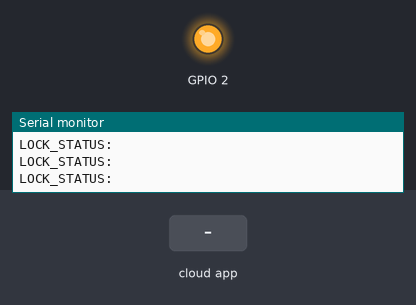
Recording of a program running on a simulated ESP8266 (NodeMCU). Shown: output pins drawn as LEDs (lit = HIGH), the last lines printed to the serial monitor. The test bench sets the inputs (shaded band). WiFi joins after 1.5 s; servers stay silent unless stated; the Firebase database answers and starts empty.

Above: at 3.7 s.
3.8 s: the phone or cloud app sets lock to 1
At 4.6 s:
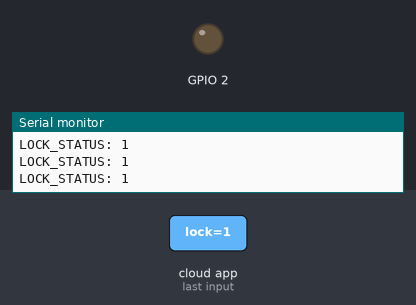
5.3 s: the phone or cloud app sets lock to 0
At 5.8 s:
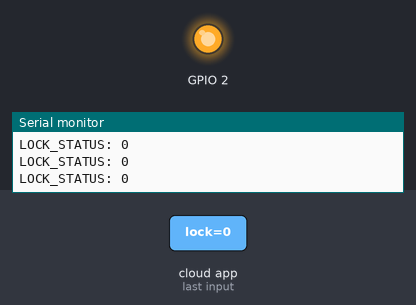
Timing chart, 0 to 8.3 s (numbered marks = the images above; inputs shaded):
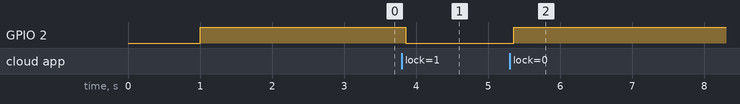

The program:

main.cpp
```cpp
#include <Arduino.h>
#include <ESP8266WiFi.h>
#include <FirebaseArduino.h>
#include <ESP8266HTTPClient.h>
#include <ArduinoJson.h>


#define FIREBASE_HOST "project-name-default-rtdb.firebaseio.com"   // Database URL
#define FIREBASE_AUTH "T0IlKAohfgPqWETnqcXeZcPN77E0mCnXPilUpWAW"       // the secret key generated from firebase Database Secrets

#define WIFI_SSID "Wifi_Name"                   // input your home or public wifi name
#define WIFI_PASSWORD "Wifi_Password"             //password of wifi ssid


String fireStatus = "";
void setup() {
  Serial.begin(115200);
  delay(1000);
  pinMode(2, OUTPUT);
  digitalWrite(2, HIGH); // HIGH is OFF

  // Connect to WiFi
  WiFi.begin(WIFI_SSID, WIFI_PASSWORD);
  Serial.print("connecting");
  while (WiFi.status() != WL_CONNECTED)
  {
    Serial.print(".");
    delay(500);
  }
  Serial.println();
  Serial.print("connected: ");
  Serial.println(WiFi.localIP());

  Firebase.begin(FIREBASE_HOST, FIREBASE_AUTH);
  if(Firebase.failed())
  {
    Serial.print(Firebase.error());
  }
  else{

    Serial.print("Firebase Connected");

  }
}

void loop()
{

    //String path = "/LED/";
    //FirebaseObject object = Firebase.get(path);
    //Firebase.setString("LED_STATUS", "OFF");

    String LOCK = Firebase.getString("lock");
    //String UNLOCK = Firebase.getString("unlock");

    Serial.println("LOCK_STATUS: " + LOCK);
    //Serial.println("UNLOCK_STATUS: " + UNLOCK);

    if(LOCK == "1"){

      digitalWrite(2, LOW);
    }
    else if(LOCK == "0"){

        digitalWrite(2, HIGH);
    }
}
```

Measured:
- after the input at 3.8 s, GPIO 2: HIGH → LOW after 0.05 s
- after the input at 5.3 s, GPIO 2: LOW → HIGH after 0.06 s
